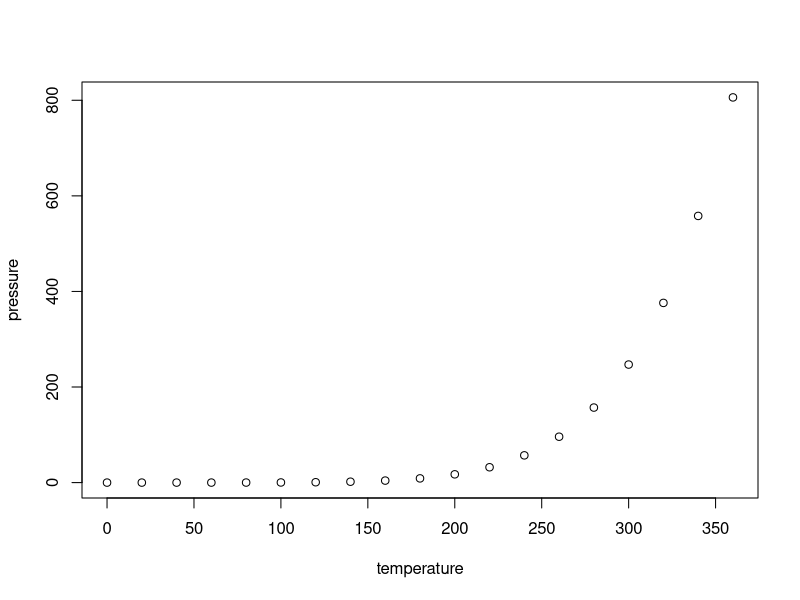
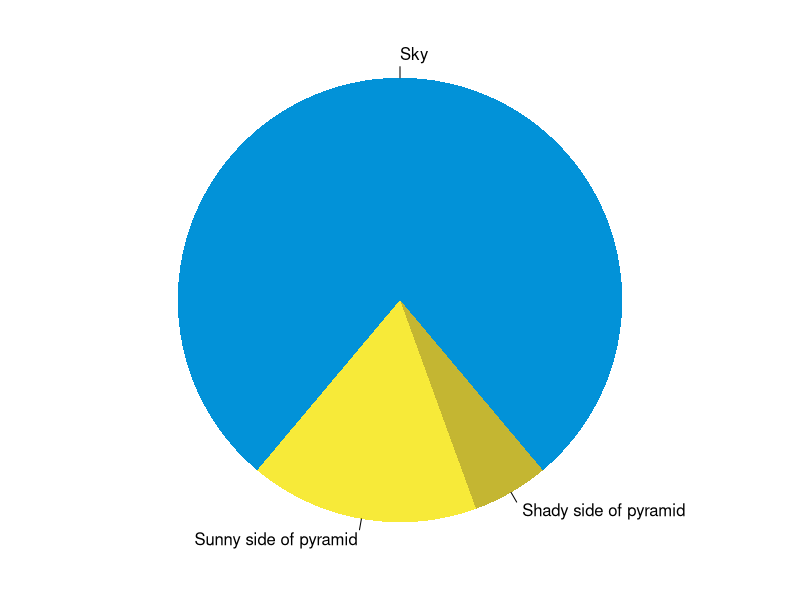

R code for these plots, in order:
## ---- chunk 1
knitr::opts_chunk$set(collapse = TRUE)
## ---- chunk 2
summary(cars)
fit <- lm(dist ~ speed, data = cars)
fit
## ---- chunk 3
plot(pressure)
## ---- chunk 4
par(mar = c(0, 1, 0, 1))
pie(
  c(280, 60, 20),
  c('Sky', 'Sunny side of pyramid', 'Shady side of pyramid'),
  col = c('#0292D8', '#F7EA39', '#C4B632'),
  init.angle = -50, border = NA
)
